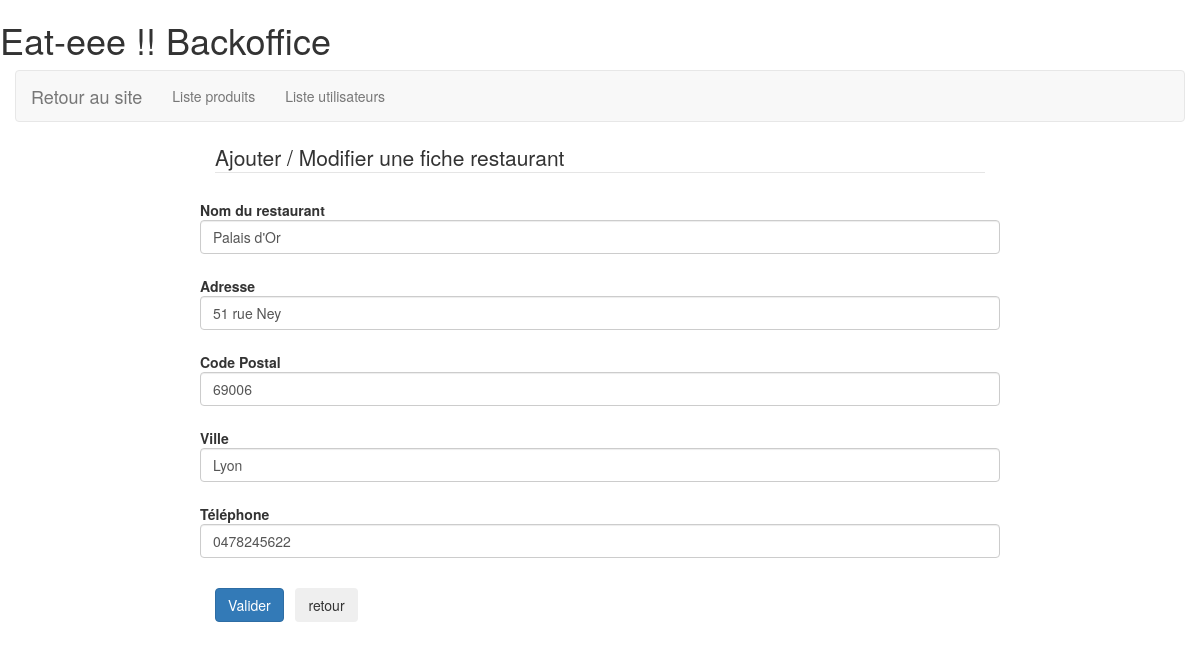
Page /backoffice/gest-produits.php?ID=2 on the committed database.
### tables this page shows
CREATE TABLE `restaurants` (
  `ID` int(11) NOT NULL,
  `name` varchar(75) NOT NULL,
  `adress` varchar(150) NOT NULL,
  `city` varchar(50) NOT NULL,
  `zipcode` varchar(5) NOT NULL,
  `telephone` varchar(15) NOT NULL,
  `email` varchar(250) NOT NULL,
  `image` varchar(50) NOT NULL
);

### backoffice/gest-produits.php (the view, shortened to what this page needs)
<?php
if (isset($_POST['ID']))
{
	$strId=filter_var($_POST['ID'],FILTER_VALIDATE_INT);
}
elseif (isset($_GET['ID']))
{
	$strId=filter_var($_GET['ID'],FILTER_VALIDATE_INT);
}
else
{
	$strId=0;
}
require('../include/connexion.inc.php');
if ($strId>0 && $strId<=9999999999)
{
	$requete=$bdd->prepare('SELECT * FROM restaurants WHERE ID=?');
	$requete->execute(array($strId));
	$resultat=$requete->fetch(PDO::FETCH_ASSOC);
	$strLibelle=$resultat['name'];
	$strAdresse=$resultat['adress'];
	$strCP=$resultat['zipcode'];
	$strVille=$resultat['city'];
	$strTelephone=$resultat['telephone'];
}
else
{
	$strLibelle="";
	$strAdresse="";
	$strCP="";
	$strVille="";
	$strTelephone="";
}
?>
<!DOCTYPE html>
<html lang="fr">
<head>
	<link rel="stylesheet" href="https://maxcdn.bootstrapcdn.com/bootstrap/3.0.0/css/bootstrap.min.css">
	<link rel="stylesheet" href="../styles/jquery.dataTables.min.css">
	<link rel="stylesheet" href="../styles/style.css">
</head>
<body>
	<header>
		<h1>
			Eat-eee !! Backoffice
		</h1>
	</header>
	<main>
		<div class="container-fluid">
			<div class="row">
				<div class="col-md-12">
					<?php
					require('menu.inc.php');
					?>
				</div>
			</div>
			<div class="row">
				<div class="col-md-offset-2 col-md-8">
					<form class="form-horizontal" action="" method="POST">
						<fieldset>
							<legend>Ajouter / Modifier une fiche restaurant</legend>
							<div class="form-group">
								<label for="name" class="control-label">Nom du restaurant</label>
								<input type="text" name="name" id="name" class="form-control" placeholder="Le bar des amis" value="<?php echo htmlspecialchars($strLibelle); ?>">
							</div>
							<div class="form-group">
								<label for="adress" class="control-label">Adresse</label>
								<input type="text" name="adress" id="adress" class="form-control" placeholder="adresse" maxlength=150 value="<?php echo htmlspecialchars($strAdresse); ?>">
							</div>
							<div class="form-group">
								<label for="cp" class="control-label">Code Postal</label>
								<input type="text" name="cp" id="cp" class="form-control" placeholder="69001" maxlength=5 value="<?php echo htmlspecialchars($strCP); ?>">
							</div>
							<div class="form-group">
								<label for="city" class="control-label">Ville</label>
								<input type="text" name="city" id="city" class="form-control" placeholder="la ville" maxlength=50 value="<?php echo htmlspecialchars($strVille); ?>">
							</div>
							<div class="form-group">
								<label for="telephone" class="control-label">Téléphone</label>
								<input type="text" name="telephone" id="telephone" class="form-control" placeholder="1234567890" maxlength=10  value="<?php echo htmlspecialchars($strTelephone); ?>">
							</div>
							<input type="submit" id="btnEnvoyer" name="btnEnvoyer" class="btn btn-primary" value="Valider">&nbsp;&nbsp;
							<input type="button" value="retour" class="btn btn-secondary" onclick="window.location='index.php';">
						</fieldset>
					</form>
				</div>
			</div>
		</div>
	</main>
</body>
</html>

### rows in the picture
restaurants: name "Palais d'Or", adress "51 rue Ney", cp "69006", city "Lyon", telephone "0478245622"
